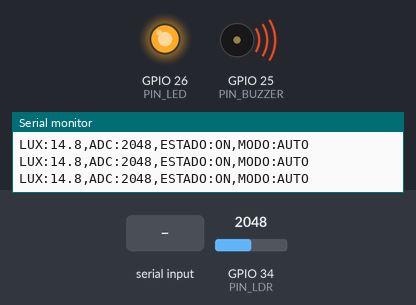
Bench run of a sketch on a simulated ESP32. Parts: output pins drawn as LEDs (lit = HIGH), buzzer (waves = sounding, pin HIGH), the last lines printed to the serial monitor. Inputs (shaded band) come from the test bench; at power-on: GPIO 34 (PIN_LDR) = 2048.

Above: at 1.2 s.
1.3 s: GPIO 34 (PIN_LDR) set to 2096
At 2.4 s:
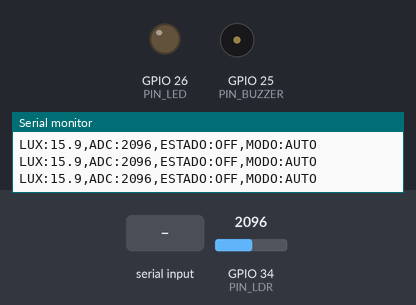
2.8 s: "BUZZER_ON\n" received over Serial
At 3.7 s:
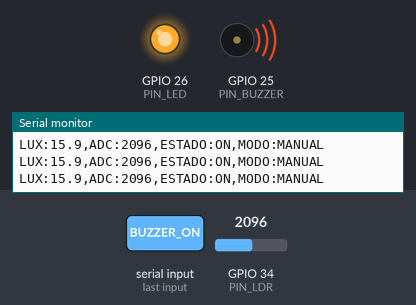
4.8 s: "AUTO\n" received over Serial
At 5.2 s:
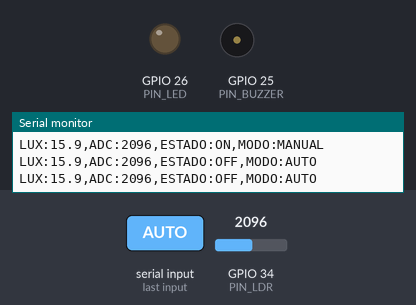
6.3 s: "P\n" received over Serial
At 7.7 s:
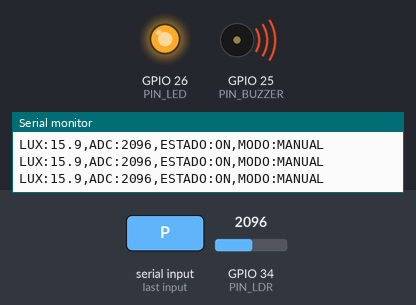
Timing chart, 0 to 8.8 s (numbered marks = the images above; inputs shaded):
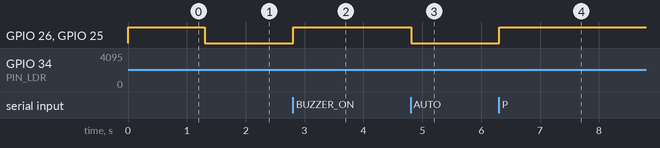

Measured:
- the behaviour switches between 2055 and 2056 on GPIO 34 (PIN_LDR) (found by bisection; images 0 and 1)
- after the input at 1.3 s, GPIO 26 (PIN_LED), GPIO 25 (PIN_BUZZER): HIGH → LOW at once
- after the input at 2.8 s, GPIO 26 (PIN_LED), GPIO 25 (PIN_BUZZER): LOW → HIGH at once
- after the input at 4.8 s, GPIO 26 (PIN_LED), GPIO 25 (PIN_BUZZER): HIGH → LOW at once
- after the input at 6.3 s, GPIO 26 (PIN_LED), GPIO 25 (PIN_BUZZER): LOW → HIGH at once

The sketch:

monitoreo_ldr_buzzer_led.ino
```cpp
/*
  Monitoreo y control de un ecosistema
  ESP32 + LDR + buzzer activo + LED

  Conexiones:
  3.3 V --- LDR ---+--- GPIO34
                   |
                  10 kΩ
                   |
                  GND

  GPIO25 -> entrada del buzzer activo
  GPIO26 -> resistencia 220-330 Ω -> LED -> GND

  Comandos por Serial (9600 baudios):
  BUZZER_ON  / P  = modo manual y alarma encendida
  BUZZER_OFF / A  = modo manual y alarma apagada
  AUTO            = control automático por nivel de luz
  R               = solicita una lectura inmediata
*/

#include <Arduino.h>

const int PIN_LDR = 34;
const int PIN_BUZZER = 25;
const int PIN_LED = 26;

// Calibración aproximada basada en las mediciones del montaje.
// Ajusta estos dos ADC si cambias el divisor, el LDR o la distancia.
const int ADC_OSCURO = 200;
const int ADC_BRILLANTE = 2880;
const float LUX_OSCURO = 1.0f;
const float LUX_BRILLANTE = 50.0f;
const float UMBRAL_LUX = 15.0f;

const unsigned long INTERVALO_REPORTE_MS = 150;

bool modoManual = false;
bool estadoAlarma = false;
unsigned long ultimoReporte = 0;

float adcALux(int adc) {
  adc = constrain(adc, ADC_OSCURO, ADC_BRILLANTE);
  const float t = (float)(adc - ADC_OSCURO) /
                  (float)(ADC_BRILLANTE - ADC_OSCURO);
  return LUX_OSCURO * powf(LUX_BRILLANTE / LUX_OSCURO, t);
}

int leerADCPromediado() {
  long acumulado = 0;
  const int muestras = 10;
  for (int i = 0; i < muestras; i++) {
    acumulado += analogRead(PIN_LDR);
    delayMicroseconds(500);
  }
  return (int)(acumulado / muestras);
}

void aplicarSalidas() {
  digitalWrite(PIN_BUZZER, estadoAlarma ? HIGH : LOW);
  digitalWrite(PIN_LED, estadoAlarma ? HIGH : LOW);
}

void procesarComando(String comando) {
  comando.trim();
  comando.toUpperCase();

  if (comando == "BUZZER_ON" || comando == "P" || comando == "ON") {
    modoManual = true;
    estadoAlarma = true;
  } else if (comando == "BUZZER_OFF" || comando == "A" || comando == "OFF") {
    modoManual = true;
    estadoAlarma = false;
  } else if (comando == "AUTO" || comando == "AUTOMATICO") {
    modoManual = false;
  }

  aplicarSalidas();
}

void reportarEstado(int adc, float lux) {
  Serial.print("LUX:");
  Serial.print(lux, 1);
  Serial.print(",ADC:");
  Serial.print(adc);
  Serial.print(",ESTADO:");
  Serial.print(estadoAlarma ? "ON" : "OFF");
  Serial.print(",MODO:");
  Serial.println(modoManual ? "MANUAL" : "AUTO");
}

void setup() {
  Serial.begin(9600);
  Serial.setTimeout(30);

  pinMode(PIN_BUZZER, OUTPUT);
  pinMode(PIN_LED, OUTPUT);
  digitalWrite(PIN_BUZZER, LOW);
  digitalWrite(PIN_LED, LOW);
}

void loop() {
  while (Serial.available() > 0) {
    String comando = Serial.readStringUntil('\n');
    procesarComando(comando);
  }

  const int adc = leerADCPromediado();
  const float lux = adcALux(adc);

  if (!modoManual) {
    estadoAlarma = lux < UMBRAL_LUX;
    aplicarSalidas();
  }

  const unsigned long ahora = millis();
  if (ahora - ultimoReporte >= INTERVALO_REPORTE_MS) {
    ultimoReporte = ahora;
    reportarEstado(adc, lux);
  }

  delay(5);
}
```
